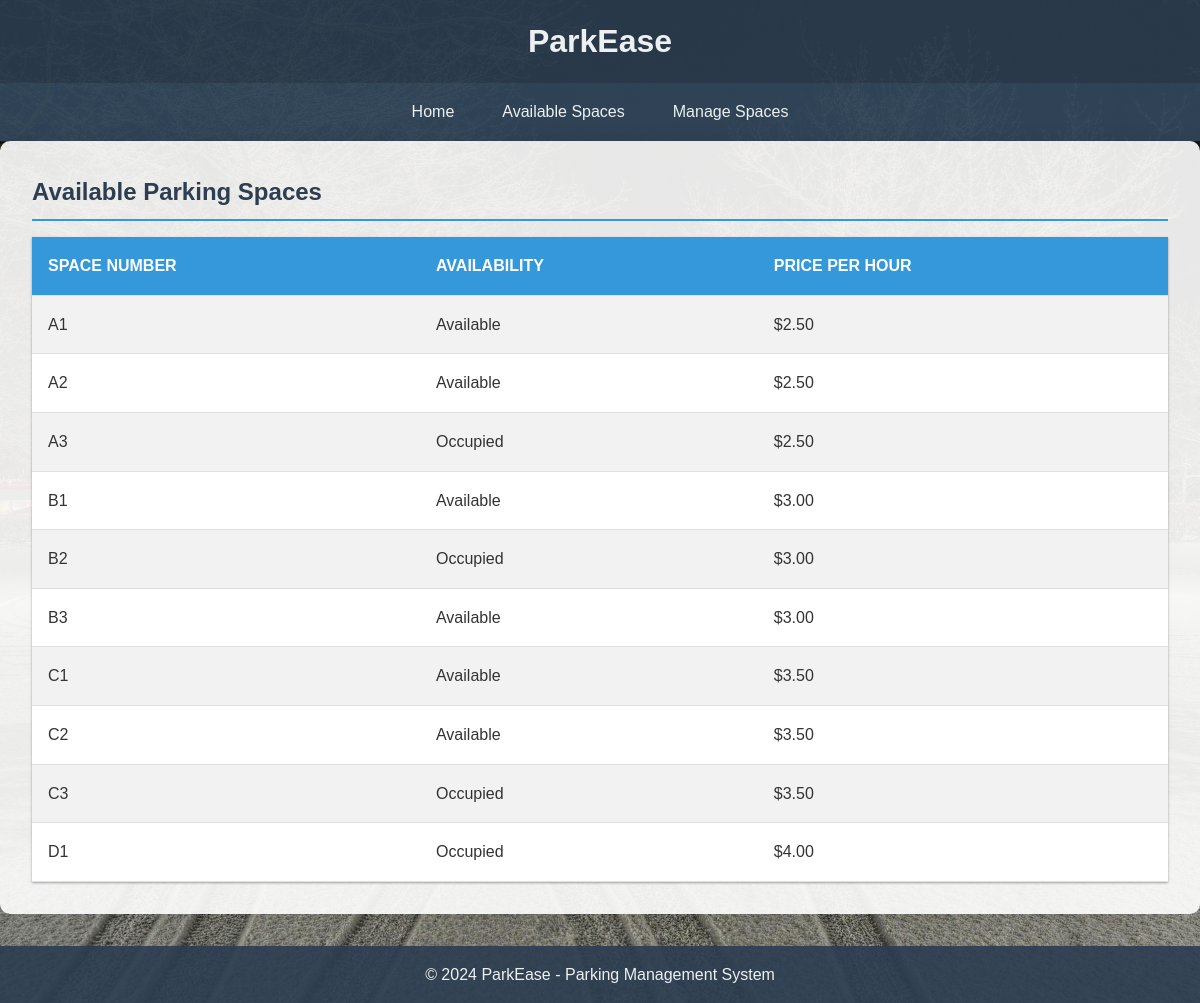
/available_spaces.php, run on the app's committed database.
### tables this page shows
CREATE TABLE `parking_spaces` (
  `id` int(11) NOT NULL,
  `space_number` varchar(10) NOT NULL,
  `is_available` tinyint(1) DEFAULT 1,
  `price_per_hour` decimal(5,2) NOT NULL,
  `created_at` timestamp NOT NULL DEFAULT current_timestamp(),
  `updated_at` timestamp NOT NULL DEFAULT current_timestamp() ON UPDATE current_timestamp()
);

### ParkingSpace.php (called while the page is built, shortened)
<?php
class ParkingSpace {
    private $conn;
    private $table_name = "parking_spaces";
    public function __construct($db) {
        $this->conn = $db;
    }
    public function read() {
        $query = "SELECT * FROM " . $this->table_name . " ORDER BY space_number";
        $stmt = $this->conn->prepare($query);
        $stmt->execute();
        return $stmt;
    }
}
?>

### available_spaces.php (the view, shortened to what this page needs)
<?php
include_once 'header.php';
include_once 'ParkingSpace.php';
$database = new Database();
$db = $database->getConnection();
$parking_space = new ParkingSpace($db);
$stmt = $parking_space->read();
?>
<main>
    <h2>Available Parking Spaces</h2>
    <table>
        <tr>
            <th>Space Number</th>
            <th>Availability</th>
            <th>Price per Hour</th>
        </tr>
        <?php
        while ($row = $stmt->fetch(PDO::FETCH_ASSOC)) {
            extract($row);
            echo "<tr>";
            echo "<td>{$space_number}</td>";
            echo "<td>" . ($is_available ? 'Available' : 'Occupied') . "</td>";
            echo "<td>$" . number_format($price_per_hour, 2) . "</td>";
            echo "</tr>";
        }
        ?>
    </table>
</main>
<?php include_once 'footer.php'; ?>

### header.php (shortened to what this page needs)
<!DOCTYPE html>
<html lang="en">
<head>
    <link rel="stylesheet" href="styles.css">
</head>
<body>
    <header>
        <h1>ParkEase</h1>
    </header>
    <nav>
        <ul>
            <li><a href="index.php">Home</a></li>
            <li><a href="available_spaces.php">Available Spaces</a></li>
            <li><a href="manage_spaces.php">Manage Spaces</a></li>
        </ul>
    </nav>

### footer.php
<footer>
        <p>&copy; 2024 ParkEase - Parking Management System</p>
    </footer>
</body>
</html>

### styles.css (style rules this page uses)
* { box-sizing: border-box; margin: 0; padding: 0; }
body { font-family: 'Arial', sans-serif; line-height: 1.6; color: #333; background-image: url('ParkImage.jpg'); background-size: cover; background-position: center; background-attachment: fixed; background-repeat: no-repeat; min-height: 100vh; }
header { background-color: rgba(44, 62, 80, 0.9); color: #ecf0f1; padding: 1rem; text-align: center; }
nav { background-color: rgba(52, 73, 94, 0.9); padding: 0.5rem; }
nav ul { list-style-type: none; display: flex; justify-content: center; flex-wrap: wrap; }
nav ul li { margin: 0.5rem; }
nav ul li a { color: #ecf0f1; text-decoration: none; padding: 0.5rem 1rem; border-radius: 5px; transition: background-color 0.3s ease; }
main { padding: 2rem; max-width: 1200px; margin: 0 auto; background-color: rgba(255, 255, 255, 0.9); border-radius: 10px; box-shadow: 0 0 20px rgba(0, 0, 0, 0.1); }
h2 { color: #2c3e50; border-bottom: 2px solid #3498db; padding-bottom: 0.5rem; margin-bottom: 1rem; }
.feature, form, table { background-color: #ffffff; }
table { width: 100%; border-collapse: collapse; margin-top: 1rem; background-color: #fff; box-shadow: 0 1px 3px rgba(0, 0, 0, 0.12), 0 1px 2px rgba(0, 0, 0, 0.24); }
th, td { padding: 1rem; text-align: left; border-bottom: 1px solid #e0e0e0; }
th { background-color: #3498db; color: #fff; font-weight: bold; text-transform: uppercase; }
tr:nth-child(even) { background-color: #f2f2f2; }
footer { background-color: rgba(44, 62, 80, 0.9); color: #ecf0f1; text-align: center; padding: 1rem; margin-top: 2rem; }

### data on the page
parking_spaces: space_number "A1", is_available "Available", price_per_hour "2.50"
parking_spaces: space_number "A2", is_available "Available", price_per_hour "2.50"
parking_spaces: space_number "A3", is_available "Occupied", price_per_hour "2.50"
parking_spaces: space_number "B1", is_available "Available", price_per_hour "3.00"
parking_spaces: space_number "B2", is_available "Occupied", price_per_hour "3.00"
parking_spaces: space_number "B3", is_available "Available", price_per_hour "3.00"
parking_spaces: space_number "C1", is_available "Available", price_per_hour "3.50"
parking_spaces: space_number "C2", is_available "Available", price_per_hour "3.50"
parking_spaces: space_number "C3", is_available "Occupied", price_per_hour "3.50"
parking_spaces: space_number "D1", is_available "Occupied", price_per_hour "4.00"
